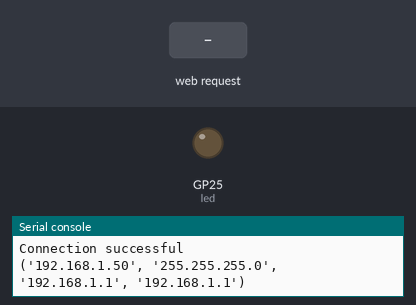
The program below on a simulated Raspberry Pi Pico running MicroPython. Parts: output pins drawn as LEDs (lit = HIGH), the last lines printed to the serial console. The test bench sets the inputs (shaded band). WiFi joins after 1.5 s.

Above: at 2.7 s.
2.8 s: HTTP request GET /?led=on received
At 3.2 s:
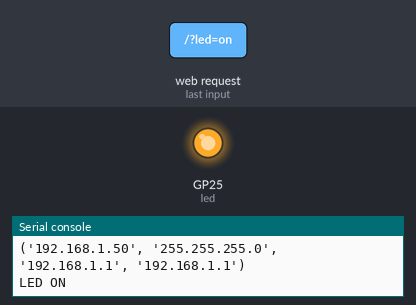
4.3 s: HTTP request GET /?led=off received
At 5.6 s:
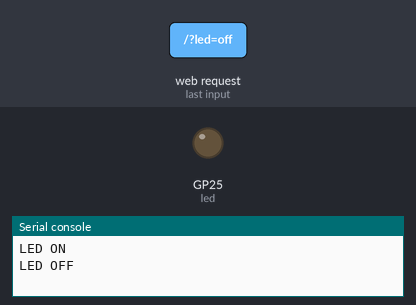
Timing chart, 0 to 7.3 s (numbered marks = the images above; inputs shaded):
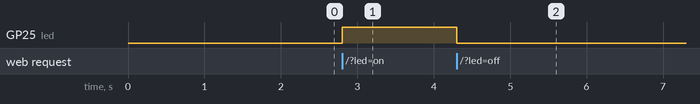

Measured:
- after the input at 2.8 s, GP25 (led): LOW → HIGH at once
- after the input at 4.3 s, GP25 (led): HIGH → LOW at once

The program:

networkPico.py
```python
import network
import socket
from machine import Pin


def connect_wifi(ssid, password):
    station = network.WLAN(network.STA_IF)
    station.active(True)
    station.connect(ssid, password)

    while station.isconnected() == False:
        pass

    print('Connection successful')
    print(station.ifconfig())

led = Pin("LED", Pin.OUT)

def web_page():
    if led.value():
        gpio_state="ON"
    else:
        gpio_state="OFF"

    html = """<html><body><h1>ESP Web Server</h1>
    <p>GPIO state: <strong>""" + gpio_state + """</strong></p>
    <p><a href="/?led=on"><button>ON</button></a></p>
    <p><a href="/?led=off"><button>OFF</button></a></p>
    </body></html>"""
    return html

def start_web_server():
    s = socket.socket(socket.AF_INET, socket.SOCK_STREAM)
    s.setsockopt(socket.SOL_SOCKET, socket.SO_REUSEADDR, 1)
    s.bind(('', 8080))
    s.listen(5)

    while True:
        conn, addr = s.accept()
        request = conn.recv(1024)
        request = str(request)
        led_on = request.find('/?led=on')
        led_off = request.find('/?led=off')

        if led_on == 6:
            print('LED ON')
            led.value(1)
        if led_off == 6:
            print('LED OFF')
            led.value(0)

        response = web_page()
        conn.send('HTTP/1.1 200 OK\n')
        conn.send('Content-Type: text/html\n')
        conn.send('Connection: close\n\n')
        conn.sendall(response)
        conn.close()

ssid = 'ssid'
password = 'pass'

def main():
    connect_wifi(ssid, password)
    start_web_server()

if __name__ == "__main__":
    main()
```
